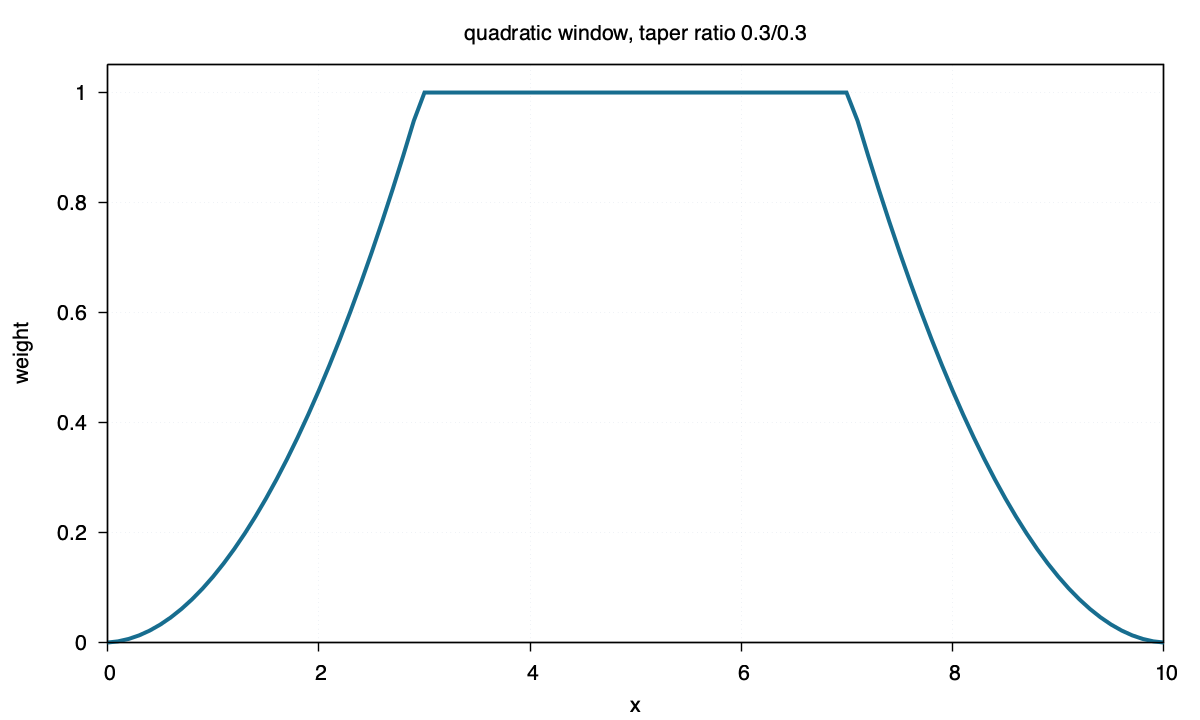

This chart was generated by the following gnuplot code:
set terminal pngcairo size 1200,720 enhanced font "Helvetica,16"
set output "quadratic.png"
set title "quadratic window, taper ratio 0.3/0.3"
set xlabel "x"
set ylabel "weight"
set xrange [0:10]
set yrange [0:1.05]
set border lw 1.4
set tics out nomirror
set grid lw 1 lc rgb "#d8dee9"
set key off
plot "quadratic.txt" using 1:2 with lines lw 4 lc rgb "#176d8f"
